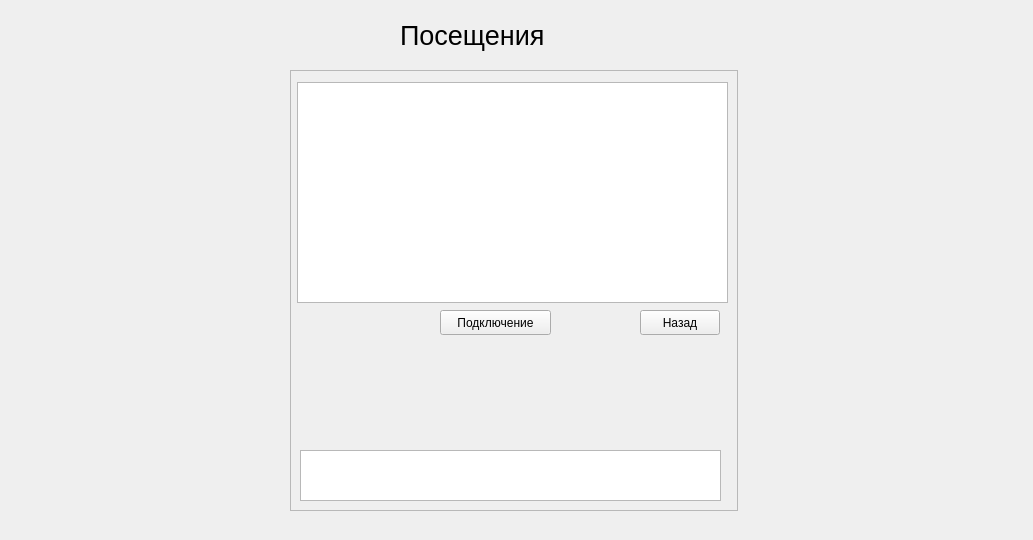
<?xml version="1.0" encoding="UTF-8"?>
<ui version="4.0">
 <class>visitingu</class>
 <widget class="QWidget" name="visitingu">
  <property name="geometry">
   <rect>
    <x>0</x>
    <y>0</y>
    <width>1033</width>
    <height>540</height>
   </rect>
  </property>
  <property name="windowTitle">
   <string>Form</string>
  </property>
  <widget class="QFrame" name="frame">
   <property name="geometry">
    <rect>
     <x>290</x>
     <y>70</y>
     <width>448</width>
     <height>441</height>
    </rect>
   </property>
   <property name="frameShape">
    <enum>QFrame::StyledPanel</enum>
   </property>
   <property name="frameShadow">
    <enum>QFrame::Raised</enum>
   </property>
   <widget class="QTextEdit" name="teVisitU">
    <property name="geometry">
     <rect>
      <x>10</x>
      <y>380</y>
      <width>421</width>
      <height>51</height>
     </rect>
    </property>
   </widget>
   <widget class="QTableWidget" name="twVisitU">
    <property name="geometry">
     <rect>
      <x>7</x>
      <y>12</y>
      <width>431</width>
      <height>221</height>
     </rect>
    </property>
   </widget>
   <widget class="QPushButton" name="btnBackVisitU">
    <property name="geometry">
     <rect>
      <x>350</x>
      <y>240</y>
      <width>80</width>
      <height>25</height>
     </rect>
    </property>
    <property name="text">
     <string>Назад</string>
    </property>
   </widget>
   <widget class="QPushButton" name="bntConnect">
    <property name="geometry">
     <rect>
      <x>150</x>
      <y>240</y>
      <width>111</width>
      <height>25</height>
     </rect>
    </property>
    <property name="text">
     <string>Подключение</string>
    </property>
   </widget>
  </widget>
  <widget class="QLabel" name="label_3">
   <property name="geometry">
    <rect>
     <x>400</x>
     <y>10</y>
     <width>201</width>
     <height>51</height>
    </rect>
   </property>
   <property name="font">
    <font>
     <pointsize>20</pointsize>
    </font>
   </property>
   <property name="text">
    <string>Посещения</string>
   </property>
  </widget>
 </widget>
 <resources/>
 <connections/>
</ui>
